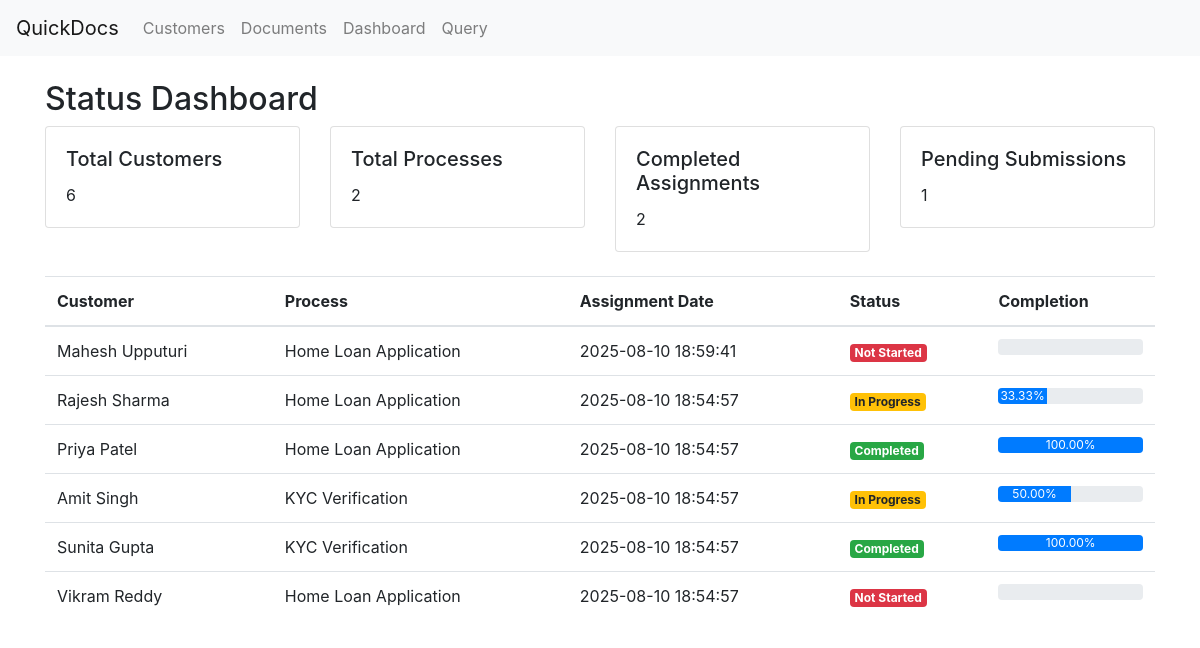
/dashboard, run on the app's committed database.
### tables this page shows
CREATE TABLE process_assignments (
    id INTEGER PRIMARY KEY AUTOINCREMENT,
    customer_id INTEGER,
    process_id INTEGER,
    assignment_date TIMESTAMP DEFAULT CURRENT_TIMESTAMP,
    status TEXT DEFAULT 'pending',
    completion_percentage REAL DEFAULT 0,
    FOREIGN KEY (customer_id) REFERENCES customers (id),
    FOREIGN KEY (process_id) REFERENCES processes (id)
);

CREATE TABLE customers (
    id INTEGER PRIMARY KEY AUTOINCREMENT,
    name TEXT NOT NULL,
    email TEXT UNIQUE NOT NULL,
    phone TEXT,
    registration_date TIMESTAMP DEFAULT CURRENT_TIMESTAMP
);

CREATE TABLE processes (
    id INTEGER PRIMARY KEY AUTOINCREMENT,
    name TEXT NOT NULL,
    description TEXT,
    status TEXT DEFAULT 'active',
    created_at TIMESTAMP DEFAULT CURRENT_TIMESTAMP
);

### quickdocs-assessment/app.py (the view)
@app.route('/dashboard')
def dashboard():
    db = get_db()
    assignments = db.execute('''
        SELECT pa.id, c.name as customer_name, p.name as process_name, pa.assignment_date,
               pa.status, pa.completion_percentage
        FROM process_assignments pa
        JOIN customers c ON pa.customer_id = c.id
        JOIN processes p ON pa.process_id = p.id
        ORDER BY pa.assignment_date DESC
    ''').fetchall()
    total_customers = db.execute('SELECT COUNT(id) FROM customers').fetchone()[0]
    total_processes = db.execute('SELECT COUNT(id) FROM processes').fetchone()[0]
    completed_assignments = db.execute('SELECT COUNT(id) FROM process_assignments WHERE status = "completed"').fetchone()[0]
    pending_submissions = db.execute('SELECT COUNT(id) FROM document_submissions WHERE validation_status = "pending"').fetchone()[0]
    stats = {
        'total_customers': total_customers,
        'total_processes': total_processes,
        'completed_assignments': completed_assignments,
        'pending_submissions': pending_submissions
    }
    return render_template('dashboard.html', assignments=assignments, stats=stats)

### quickdocs-assessment/app.py (called while the page is built)
def get_db():
    conn = sqlite3.connect(DATABASE)
    conn.row_factory = sqlite3.Row
    return conn

### quickdocs-assessment/templates/dashboard.html
{% extends 'base.html' %}
{% block content %}
  <h2>Status Dashboard</h2>
  <div class="row mb-4">
    <div class="col-md-3">
      <div class="card">
        <div class="card-body">
          <h5 class="card-title">Total Customers</h5>
          <p class="card-text">{{ stats.total_customers }}</p>
        </div>
      </div>
    </div>
    <div class="col-md-3">
      <div class="card">
        <div class="card-body">
          <h5 class="card-title">Total Processes</h5>
          <p class="card-text">{{ stats.total_processes }}</p>
        </div>
      </div>
    </div>
    <div class="col-md-3">
      <div class="card">
        <div class="card-body">
          <h5 class="card-title">Completed Assignments</h5>
          <p class="card-text">{{ stats.completed_assignments }}</p>
        </div>
      </div>
    </div>
    <div class="col-md-3">
      <div class="card">
        <div class="card-body">
          <h5 class="card-title">Pending Submissions</h5>
          <p class="card-text">{{ stats.pending_submissions }}</p>
        </div>
      </div>
    </div>
  </div>
  <table class="table">
    <thead>
      <tr>
        <th>Customer</th>
        <th>Process</th>
        <th>Assignment Date</th>
        <th>Status</th>
        <th>Completion</th>
      </tr>
    </thead>
    <tbody>
      {% for assignment in assignments %}
        <tr>
          <td>{{ assignment.customer_name }}</td>
          <td>{{ assignment.process_name }}</td>
          <td>{{ assignment.assignment_date }}</td>
          <td>
            {% if assignment.completion_percentage == 100 %}
              <span class="badge badge-success">Completed</span>
            {% elif assignment.completion_percentage > 0 %}
              <span class="badge badge-warning">In Progress</span>
            {% else %}
              <span class="badge badge-danger">Not Started</span>
            {% endif %}
          </td>
          <td>
            <div class="progress">
              <div class="progress-bar" style="width: {{ assignment.completion_percentage }}%;">
                {{ "%.2f"|format(assignment.completion_percentage) }}%
              </div>
            </div>
          </td>
        </tr>
      {% endfor %}
    </tbody>
  </table>
{% endblock %}

### data on the page
process_assignments: customer_name "Mahesh Upputuri", process_name "Home Loan Application", assignment_date "2025-08-10 18:59:41", completion_percentage "Not Started"
process_assignments: customer_name "Rajesh Sharma", process_name "Home Loan Application", assignment_date "2025-08-10 18:54:57", shows "In Progress", completion_percentage "33.33"
process_assignments: customer_name "Priya Patel", process_name "Home Loan Application", assignment_date "2025-08-10 18:54:57", shows "Completed", completion_percentage "100.00"
process_assignments: customer_name "Amit Singh", process_name "KYC Verification", assignment_date "2025-08-10 18:54:57", shows "In Progress", completion_percentage "50.00"
process_assignments: customer_name "Sunita Gupta", process_name "KYC Verification", assignment_date "2025-08-10 18:54:57", shows "Completed", completion_percentage "100.00"
process_assignments: customer_name "Vikram Reddy", process_name "Home Loan Application", assignment_date "2025-08-10 18:54:57", completion_percentage "Not Started"

### other printed values
{{ stats.total_customers }} "6"
{{ stats.total_processes }} "2"
{{ stats.completed_assignments }} "2"
{{ stats.pending_submissions }} "1"
